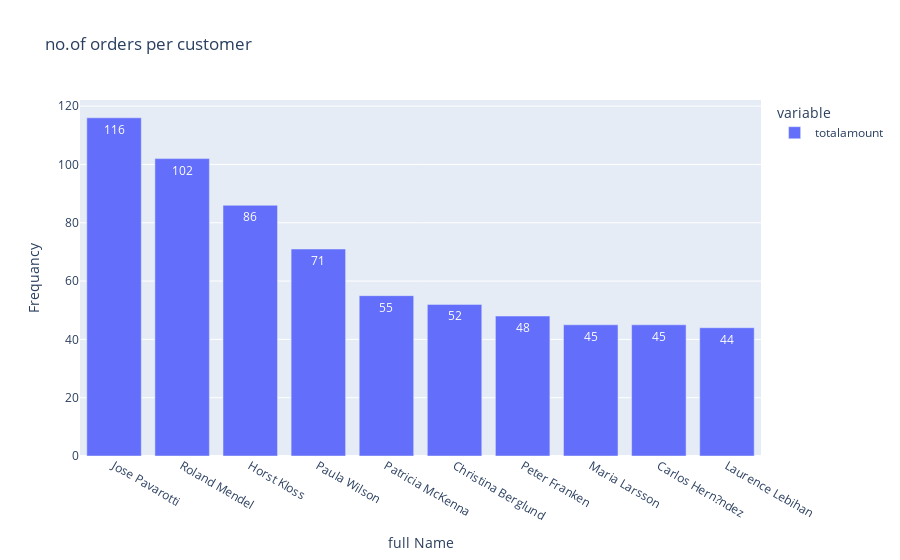

Notebook code cell kept with this figure:
### Code cell
px.bar(cust_orders.groupby('fullname')['totalamount'].count().sort_values(ascending=False).head(10),text_auto=True,title='no.of orders per customer ',
labels={'fullname':'full Name ','value':'Frequancy'})

### Figure 1 — Plotly figure (JSON) as saved in the notebook; plotly's stock layout.template omitted (floating-point values rounded to 4 significant figures)
{"data": [{"alignmentgroup": "True", "hovertemplate": "variable=totalamount<br>full Name =%{x}<br>Frequancy=%{y}<extra></extra>", "legendgroup": "totalamount", "marker": {"color": "#636efa", "pattern": {"shape": ""}}, "name": "totalamount", "offsetgroup": "totalamount", "orientation": "v", "showlegend": true, "textposition": "auto", "texttemplate": "%{y}", "type": "bar", "x": ["Jose Pavarotti", "Roland Mendel", "Horst Kloss", "Paula Wilson", "Patricia McKenna", "Christina Berglund", "Peter Franken", "Maria Larsson", "Carlos Hern?ndez", "Laurence Lebihan"], "xaxis": "x", "y": [116, 102, 86, 71, 55, 52, 48, 45, 45, 44], "yaxis": "y"}], "layout": {"barmode": "relative", "legend": {"title": {"text": "variable"}, "tracegroupgap": 0}, "title": {"text": "no.of orders per customer "}, "xaxis": {"anchor": "y", "domain": [0, 1], "title": {"text": "full Name "}}, "yaxis": {"anchor": "x", "domain": [0, 1], "title": {"text": "Frequancy"}}}}
